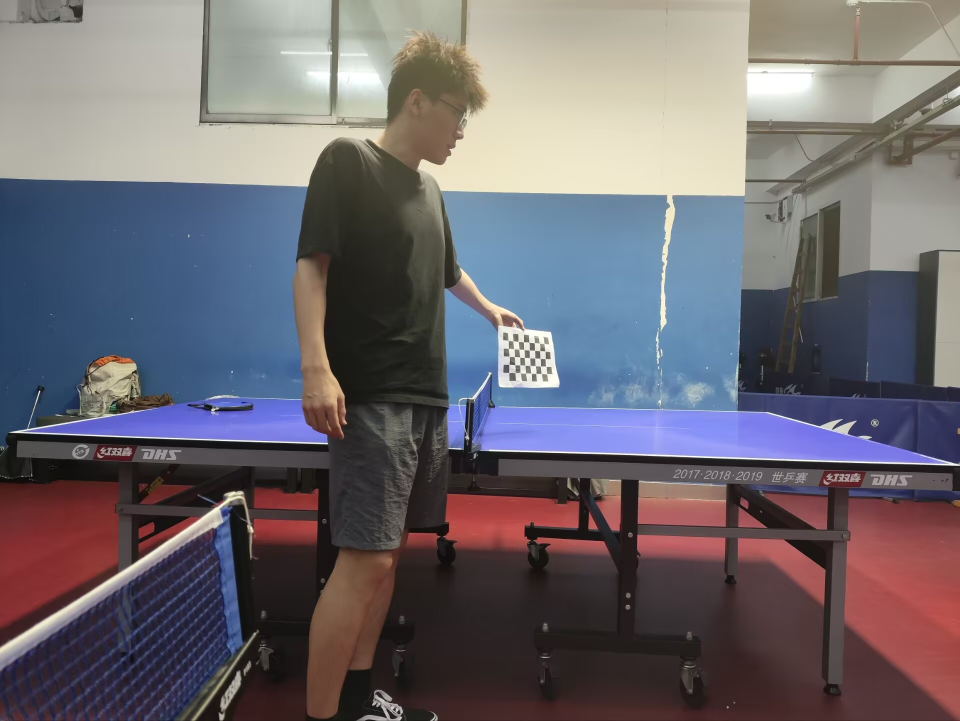
#> input picture 视觉检测课设/项目代码文件/table_tennis_3d/data/calibration/camera_A/1.jpg, 1920 x 1442 px, given in place of A.mp4, which was not available (shown at 1/2 size)
$ python predict.py
#> lines starting #> are read from the running program, lines starting #| are printed output that depends on the picture; after the words box and inside, x2 and y2 are one past the last pixel; in counts of white or black regions, pixels touching at a corner belong together; pictures that were not available may be replaced by others from this repository, and a replacement may not be noted
#> in main, frame is the input picture: shape (1442, 1920, 3); mean B, G, R 110.7, 104.4, 109.5
"""
三维轨迹重建与落点预测
============================================
用法: python predict.py

前提: 需先运行 calibrate.py 和 trajectory.py
利用双目标定参数重建3D轨迹，拟合物线并预测落点。

输出: outputs/3d_trajectory.png, landing_topview.png,
      outputs/trajectory_3d.csv, report.txt
"""
import cv2, numpy as np, os, sys, yaml
sys.stdout.reconfigure(encoding='utf-8')
import matplotlib
matplotlib.use('Agg')
import matplotlib.pyplot as plt
from mpl_toolkits.mplot3d import Axes3D
from scipy.signal import savgol_filter
from scipy.optimize import curve_fit
from collections import deque

# ============================================================
# 参数
# ============================================================
TABLE_L, TABLE_W, TABLE_H = 2.74, 1.525, 0.76
G = 9.8

YELLOW_LOWER = np.array([17, 60, 60], dtype=np.uint8)
YELLOW_UPPER = np.array([40, 255, 255], dtype=np.uint8)
MIN_AREA, MAX_AREA = 15, 300
MIN_CIRCULARITY = 0.7
MIN_FILL_RATIO = 0.7
SCORE_THRESHOLD = 0.6


class BallDetector:
    def __init__(self):
        self.bg_sub = cv2.createBackgroundSubtractorMOG2(history=100, varThreshold=16, detectShadows=False)
        self.prev_frames = deque(maxlen=3)
        self.kernel = cv2.getStructuringElement(cv2.MORPH_ELLIPSE, (3, 3))

    def preprocess(self, frame):
        return cv2.GaussianBlur(frame, (5, 5), 1.0)

    def detect_motion(self, frame):
        fg = cv2.morphologyEx(self.bg_sub.apply(frame), cv2.MORPH_OPEN, self.kernel)
#> fg: shape (1442, 1920); every value is 255
        gray = cv2.cvtColor(frame, cv2.COLOR_BGR2GRAY)
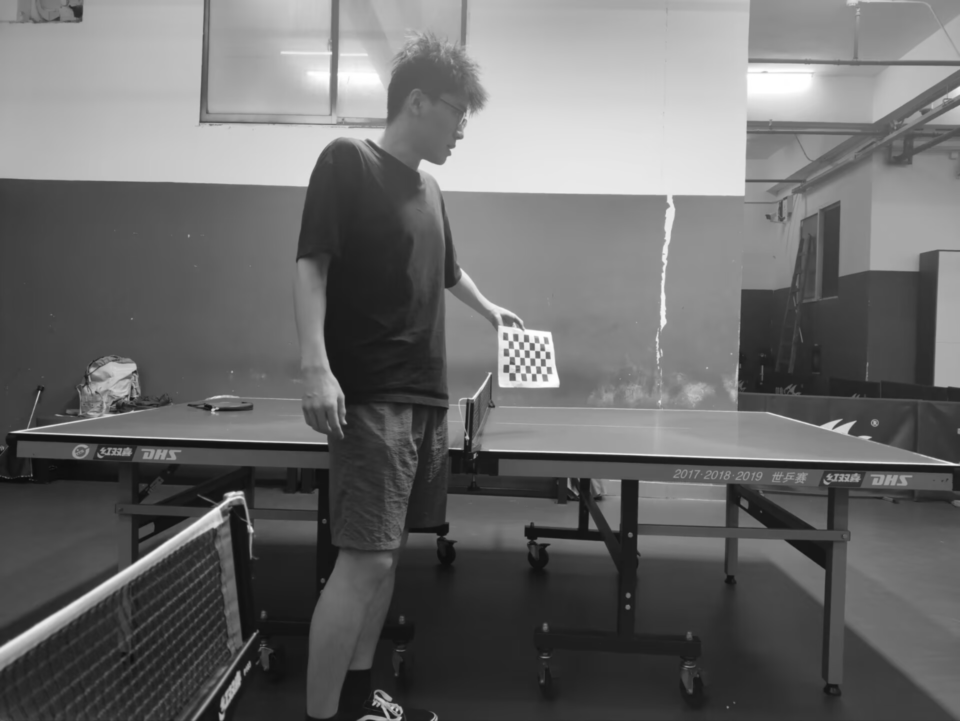
#> gray: shape (1442, 1920) (shown at 1/2 size); min 10, max 255, mean 106.7
        self.prev_frames.append(gray)
        diff = np.zeros_like(fg)
        if len(self.prev_frames) >= 3:
            f2, f1, f0 = list(self.prev_frames)
            d1 = cv2.threshold(cv2.absdiff(f2, f1), 25, 255, cv2.THRESH_BINARY)[1]
            d2 = cv2.threshold(cv2.absdiff(f1, f0), 25, 255, cv2.THRESH_BINARY)[1]
            diff = cv2.bitwise_and(d1, d2)
        return cv2.dilate(cv2.bitwise_or(fg, diff), self.kernel, iterations=1)

    def detect_color(self, frame):
        return cv2.inRange(cv2.cvtColor(frame, cv2.COLOR_BGR2HSV), YELLOW_LOWER, YELLOW_UPPER)
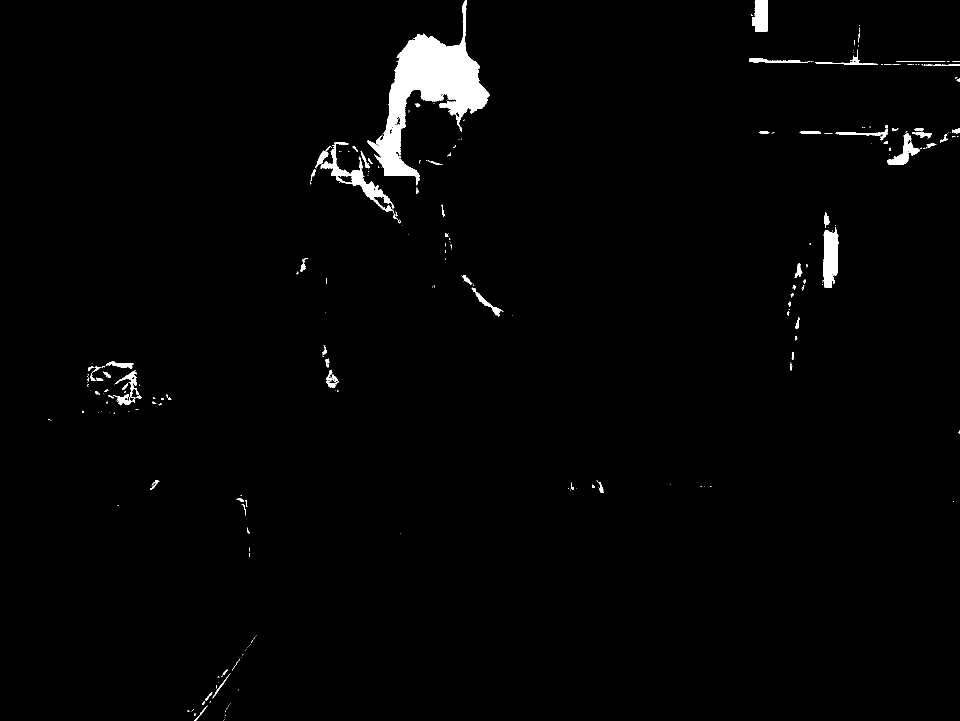
#> returned value: shape (1442, 1920) (shown at 1/2 size); 1.7% white; 291 white regions (208 under 20 px), largest, box (x1, y1, x2, y2) and area: (734, 0, 979, 371) 27404, (630, 284, 802, 447) 3781, (1646, 454, 1677, 576) 2906

    def detect(self, frame):
        processed = self.preprocess(frame)
        motion = self.detect_motion(processed)
        color = self.detect_color(processed)
        candidate = cv2.bitwise_and(motion, color)
        if cv2.countNonZero(candidate) < 5:
            if cv2.countNonZero(color) < 200:
                candidate = color
            else:
                return None, 0.0
        n, labels, stats, centroids = cv2.connectedComponentsWithStats(candidate, 8)
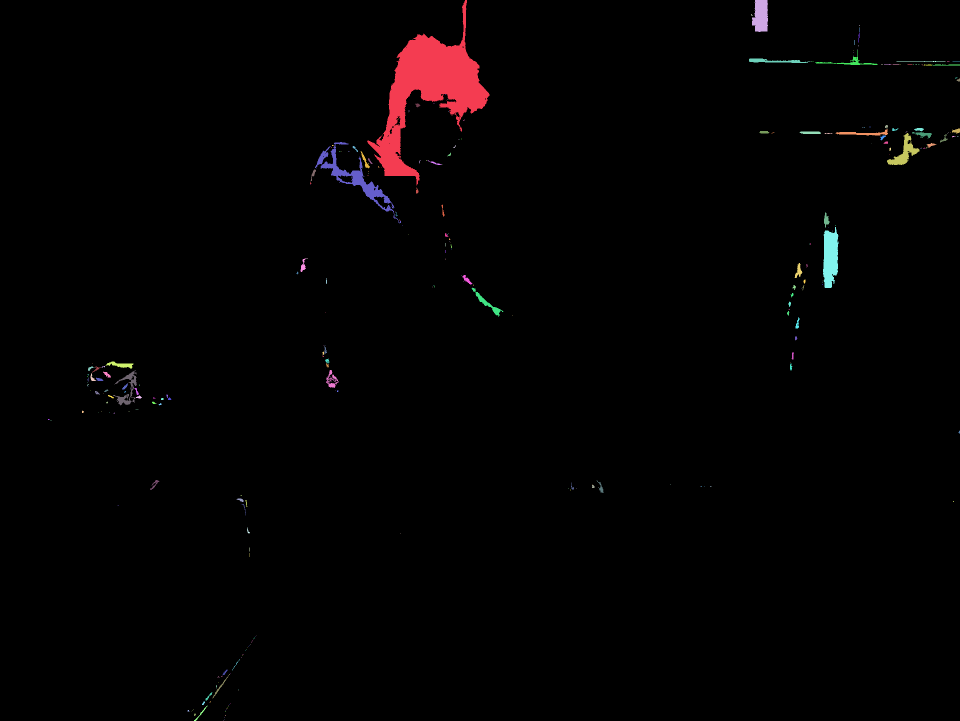
#> labels: shape (1442, 1920) int32 (shown at 1/2 size); 292 distinct labels, from 0 to 291; one colour per label, 0 black
#> n = 292; stats = 292 rows, first 6: [0, 0, 1920, 1442, 2722497], [734, 0, 245, 371, 27404], [1504, 0, 32, 64, 1691], [1502, 28, 3, 4, 7], [1719, 50, 1, 2, 2], [1719, 54, 1, 1, 1]; centroids = 292 pairs, first value 97 to 1918.3, second value 29.71 to 1441
        best_score, best_center = -1, None
        for i in range(1, n):
            area = stats[i, cv2.CC_STAT_AREA]
            if area < MIN_AREA or area > MAX_AREA: continue
            comp = (labels == i).astype(np.uint8)
            cnts, _ = cv2.findContours(comp, cv2.RETR_EXTERNAL, cv2.CHAIN_APPROX_SIMPLE)
            if not cnts: continue
            cnt = max(cnts, key=cv2.contourArea)
            peri = cv2.arcLength(cnt, True)
            if peri < 1: continue
            circ = 4 * np.pi * area / (peri * peri)
            if circ < MIN_CIRCULARITY: continue
            _, radius = cv2.minEnclosingCircle(cnt)
            if radius > 0:
                fill_ratio = area / (np.pi * radius * radius)
                if fill_ratio < MIN_FILL_RATIO: continue
            area_s = 1.0 if 10 < area < 300 else max(0, 1 - abs(area-50)/200)
            if area_s <= 0: continue
            score = area_s * 0.4 + circ * 0.6
            if score > best_score:
                best_score = score
                cx, cy = centroids[i]
                x0, y0 = max(0, int(cx)-3), max(0, int(cy)-3)
                x1, y1 = min(processed.shape[1], int(cx)+4), min(processed.shape[0], int(cy)+4)
                roi = cv2.cvtColor(processed[y0:y1, x0:x1], cv2.COLOR_BGR2GRAY).astype(np.float32)
                yy, xx = np.mgrid[y0:y1, x0:x1]
                if roi.sum() > 0:
                    cx = (xx * roi).sum() / roi.sum()
                    cy = (yy * roi).sum() / roi.sum()
                best_center = (float(cx), float(cy))
#> this loop made 291 passes
#> (area, peri, circ, radius, fill_ratio, best_score) on pass 211: (25, 16.49, 1.16, 3.09, 0.833, 1.09)
#> (area, cnts, peri, circ, radius, fill_ratio) on pass 36: (28, 1 contour, all with area under 20, 19.66, 0.911, 3.66, 0.667)
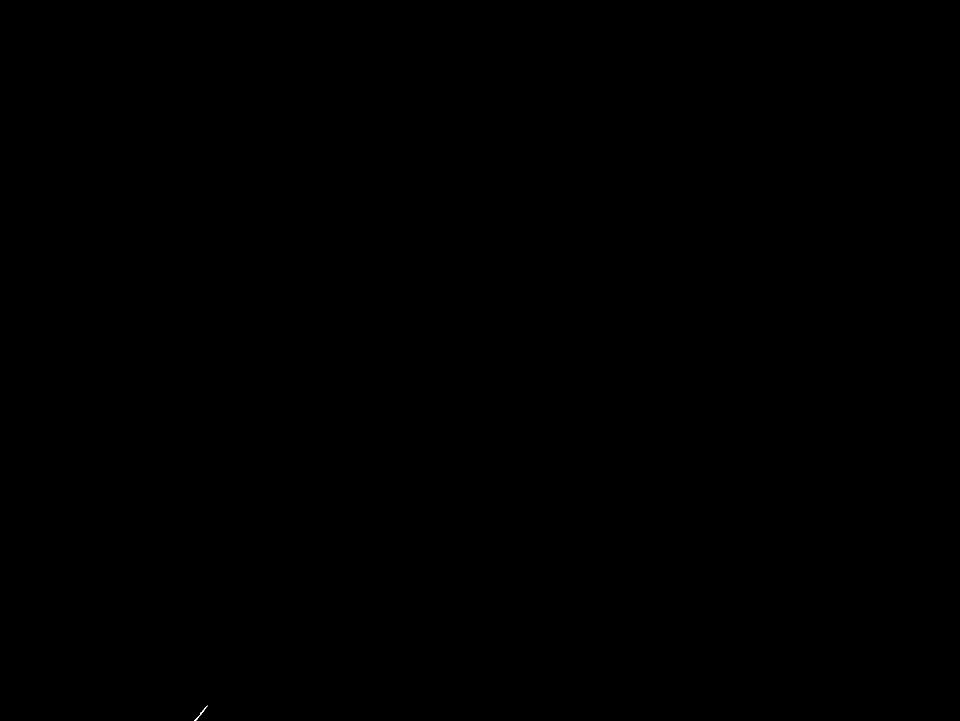
#> comp: shape (1442, 1920) (shown at 1/2 size); values 0 (black) and 1 (white), 0% white in thin lines or dots, all inside (x1, y1, x2, y2) = (388, 1411, 416, 1442)
#> after the loop, best_score = 1.2; cx = 324.1; cy = 797.1; x0 = 321; x1 = 328; y0 = 794; y1 = 801
        if best_center and best_score > SCORE_THRESHOLD:
            return best_center, best_score
        return None, 0.0


# [73 lines left out: functions traingulate_3d, fit_parabolic, not called in this run]


def main():
    base = os.path.dirname(os.path.abspath(__file__))
    out_dir = os.path.join(base, 'outputs')
    calib_file = os.path.join(base, 'calibration.yaml')
    os.makedirs(out_dir, exist_ok=True)

    if not os.path.exists(calib_file):
        print("错误: 请先运行 calibrate.py 生成 calibration.yaml!")
        return

    print("=" * 50)
    print("  三维轨迹重建 + 落点预测")
    print("=" * 50)

    # 加载标定
    with open(calib_file, 'r', encoding='utf-8') as f:
        calib = yaml.load(f, Loader=yaml.FullLoader)

    K_A_c = np.array(calib['K_A']); K_B_c = np.array(calib['K_B'])
    R = np.array(calib['R']); T = np.array(calib['T'])
    cw_a, ch_a = calib['image_size_A']; cw_b, ch_b = calib['image_size_B']

    # 缩放内参到视频分辨率
    video_dir = os.path.join(base, 'data', 'videos')
    sizes = {}
    for label in ['A', 'B']:
        cap = cv2.VideoCapture(os.path.join(video_dir, f'{label}.mp4'))
        sizes[label] = (int(cap.get(3)), int(cap.get(4)))
        cap.release()

    sx_a, sy_a = sizes['A'][0]/cw_a, sizes['A'][1]/ch_a
    sx_b, sy_b = sizes['B'][0]/cw_b, sizes['B'][1]/ch_b
    K_A = K_A_c.copy(); K_A[0,0]*=sx_a; K_A[1,1]*=sy_a; K_A[0,2]*=sx_a; K_A[1,2]*=sy_a
    K_B = K_B_c.copy(); K_B[0,0]*=sx_b; K_B[1,1]*=sy_b; K_B[0,2]*=sx_b; K_B[1,2]*=sy_b

    print(f"Camera A: calib {cw_a}x{ch_a} -> video {sizes['A'][0]}x{sizes['A'][1]}")
    print(f"Camera B: calib {cw_b}x{ch_b} -> video {sizes['B'][0]}x{sizes['B'][1]}")
    print(f"Baseline: {np.linalg.norm(T):.3f}m\n")

    # 检测
    print("球体检测 + 三角化...")
    all_det = {}
    for label in ['A', 'B']:
        cap = cv2.VideoCapture(os.path.join(video_dir, f'{label}.mp4'))
        fps = cap.get(5)
        det = BallDetector()
        detections = []
        idx = 0
        while True:
            ret, frame = cap.read()
            if not ret: break
            c, conf = det.detect(frame)
#> c = (324.1, 797.1); conf = 1.2
            detections.append((idx, idx/fps, c, conf))
            idx += 1
        cap.release()
        n = sum(1 for d in detections if d[2] is not None)
        print(f"  Camera {label}: {n}/{idx} detections ({100*n/idx:.1f}%)")
        all_det[label] = detections

    # 3D重建
    trajectory = traingulate_3d(all_det['A'], all_det['B'], K_A, K_B, R, T)
    if trajectory is None:
        print("错误: 三角化失败 (匹配点不足)")
        return
    print(f"  3D 轨迹点: {len(trajectory)}")

    X, Y, Z = trajectory[:,1], trajectory[:,2], trajectory[:,3]
    print(f"  X: [{X.min():.2f}, {X.max():.2f}] m")
    print(f"  Y: [{Y.min():.2f}, {Y.max():.2f}] m")
    print(f"  Z: [{Z.min():.2f}, {Z.max():.2f}] m")

    # 拟合 + 预测
    print("\n轨迹拟合...")
    fit = fit_parabolic(trajectory)

    if fit:
        print(f"  R2 = {fit['r2']:.3f}")
        print(f"  RMSE = {fit['rmse']:.3f} m")
        print(f"  初始速度: ({fit['Vx0']:.2f}, {fit['Vy0']:.2f}, {fit['Vz0']:.2f}) m/s")
        print(f"  落点: X={fit['X_land']:.3f}, Y={fit['Y_land']:.3f} m")
        print(f"  状态: {'球台内' if fit['in_bounds'] else '出界'}")
    else:
        print("  拟合失败!")

    # ============================================================
    # 图1: 3D轨迹图
    # ============================================================
    print("\n生成 3D 可视化...")
    fig = plt.figure(figsize=(14, 9))
    ax = fig.add_subplot(111, projection='3d')

    # 球台
    tv = np.array([[0,0,TABLE_H],[TABLE_L,0,TABLE_H],[TABLE_L,TABLE_W,TABLE_H],[0,TABLE_W,TABLE_H]])
    ax.plot_trisurf(tv[:,0], tv[:,1], tv[:,2], color='green', alpha=0.12)
    for i, j in [(0,1),(1,2),(2,3),(3,0)]:
        ax.plot3D([tv[i,0],tv[j,0]], [tv[i,1],tv[j,1]], [tv[i,2],tv[j,2]], 'darkgreen', linewidth=1)

    # 轨迹
    t = trajectory[:,0]
    ax.scatter3D(X, Y, Z, c=t, cmap='viridis', s=12, alpha=0.85)
    ax.plot3D(X, Y, Z, 'b-', linewidth=1, alpha=0.35)
    ax.scatter3D(X[0], Y[0], Z[0], c='lime', s=120, marker='o',
                edgecolors='darkgreen', linewidths=2, label='Start')
    ax.scatter3D(X[-1], Y[-1], Z[-1], c='orange', s=100, marker='s',
                edgecolors='darkorange', linewidths=2, label='End')

    # 落点
    if fit:
        c_land = 'limegreen' if fit['in_bounds'] else 'red'
        ax.scatter3D(fit['X_land'], fit['Y_land'], TABLE_H, c=c_land, s=180, marker='X',
                    linewidths=3, label=f"Landing ({'IN' if fit['in_bounds'] else 'OUT'})")
        # 预测轨迹延长线
        t_ext = np.linspace(0, fit['t_land'], 30)
        X_ext = fit['X0'] + fit['Vx0']*t_ext
        Y_ext = fit['Y0'] + fit['Vy0']*t_ext
        Z_ext = fit['Z0'] + fit['Vz0']*t_ext - 0.5*G*t_ext**2
        mask = Z_ext >= TABLE_H
        ax.plot3D(X_ext[mask], Y_ext[mask], Z_ext[mask], 'r--', linewidth=1.5, alpha=0.6, label='Predicted path')

    ax.set_xlabel('X (m)', fontsize=11); ax.set_ylabel('Y (m)', fontsize=11)
    ax.set_zlabel('Z (m)', fontsize=11)
    ax.set_title('3D Trajectory Reconstruction & Landing Prediction', fontsize=14, fontweight='bold')
    ax.set_xlim(-0.3, 3.2); ax.set_ylim(-0.3, 1.8); ax.set_zlim(0, 3.5)
    ax.legend(loc='upper right', fontsize=9)

    plt.tight_layout()
    f1 = os.path.join(out_dir, '3d_trajectory.png')
    plt.savefig(f1, dpi=150, bbox_inches='tight')
    plt.close()
    print(f"  {f1}")

    # ============================================================
    # 图2: 俯视落点图
    # ============================================================
    fig, ax = plt.subplots(figsize=(10, 8))

    # 球台
    ax.add_patch(plt.Rectangle((0,0), TABLE_L, TABLE_W, fill=False, edgecolor='green', linewidth=2))
    ax.axvline(x=TABLE_L/2, color='gray', linewidth=0.8, linestyle='--', alpha=0.5)

    # 轨迹投影
    sc = ax.scatter(X, Y, c=t, cmap='viridis', s=15, alpha=0.8, zorder=5)
    ax.plot(X, Y, 'b-', linewidth=1, alpha=0.35, zorder=4)
    ax.scatter(X[0], Y[0], c='lime', s=120, marker='o', edgecolors='darkgreen', linewidths=2, zorder=6, label='Start')

    # 落点
    if fit:
        c_color = 'limegreen' if fit['in_bounds'] else 'red'
        label_text = f"Predicted Landing\n({fit['X_land']:.3f}, {fit['Y_land']:.3f})"
        ax.scatter(fit['X_land'], fit['Y_land'], c=c_color, s=250, marker='X',
                  linewidths=3, edgecolors='black', zorder=10, label=label_text)

        # XY 预测路径
        t_ext_xy = np.linspace(0, fit['t_land'], 50)
        X_xy = fit['X0'] + fit['Vx0']*t_ext_xy
        Y_xy = fit['Y0'] + fit['Vy0']*t_ext_xy
        ax.plot(X_xy, Y_xy, 'r--', linewidth=1, alpha=0.4)

    ax.set_xlabel('X (m)', fontsize=12); ax.set_ylabel('Y (m)', fontsize=12)
    ax.set_title('Landing Point Prediction (Top View)', fontsize=13, fontweight='bold')
    ax.set_xlim(-0.3, 3.2); ax.set_ylim(-0.3, 1.8)
    ax.set_aspect('equal')
    ax.legend(fontsize=10, loc='upper right')
    ax.grid(alpha=0.2)

    cbar = plt.colorbar(sc, ax=ax, shrink=0.7, pad=0.02)
    cbar.set_label('Time (s)', fontsize=10)

    plt.tight_layout()
    f2 = os.path.join(out_dir, 'landing_topview.png')
    plt.savefig(f2, dpi=150, bbox_inches='tight')
    plt.close()
    print(f"  {f2}")

    # ============================================================
    # 保存数据
    # ============================================================
    np.save(os.path.join(out_dir, 'trajectory_3d.npy'), trajectory)
    np.savetxt(os.path.join(out_dir, 'trajectory_3d.csv'), trajectory,
               delimiter=',', header='t(s),X(m),Y(m),Z(m)', comments='')

    with open(os.path.join(out_dir, 'report.txt'), 'w', encoding='utf-8') as rf:
        rf.write("乒乓球三维轨迹重建与落点预测 — 运行报告\n")
        rf.write("=" * 45 + "\n\n")
        rf.write("【相机参数】\n")
        rf.write(f"  Camera A: 焦距 fx={K_A_c[0,0]:.1f} px\n")
        rf.write(f"  Camera B: 焦距 fx={K_B_c[0,0]:.1f} px\n")
        rf.write(f"  双目基线长度: {np.linalg.norm(T):.4f} m\n\n")
        rf.write("【三维轨迹】\n")
        rf.write(f"  轨迹点数: {len(trajectory)}\n")
        rf.write(f"  X 范围: [{X.min():.2f}, {X.max():.2f}] m\n")
        rf.write(f"  Y 范围: [{Y.min():.2f}, {Y.max():.2f}] m\n")
        rf.write(f"  Z 范围: [{Z.min():.2f}, {Z.max():.2f}] m\n\n")
        if fit:
            rf.write("【轨迹拟合】\n")
            rf.write(f"  决定系数 R2: {fit['r2']:.4f}\n")
            rf.write(f"  均方根误差 RMSE: {fit['rmse']:.4f} m\n")
            rf.write(f"  初始速度: ({fit['Vx0']:.2f}, {fit['Vy0']:.2f}, {fit['Vz0']:.2f}) m/s\n\n")
            rf.write("【落点预测】\n")
            rf.write(f"  预测落点: X = {fit['X_land']:.3f} m, Y = {fit['Y_land']:.3f} m\n")
            rf.write(f"  是否在球台内: {'是' if fit['in_bounds'] else '否（出界）'}\n")
        else:
            rf.write("【轨迹拟合】失败（数据点不足）\n")

    print(f"  trajectory_3d.csv, report.txt")
    print(f"\n完成! 输出: {out_dir}/")


if __name__ == '__main__':
    main()
